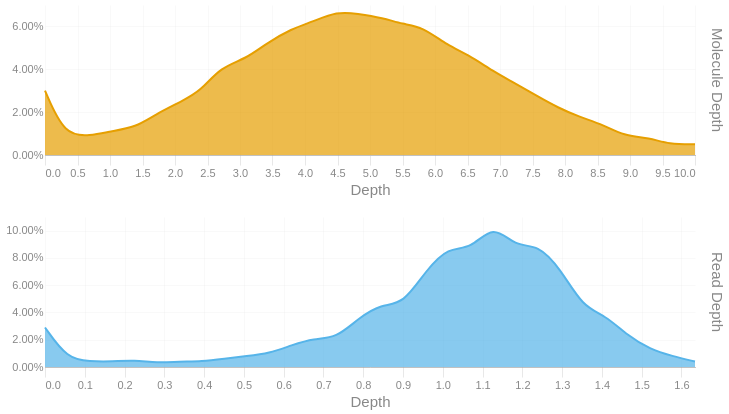

Here is the notebook cell this chart was saved with:
### Code cell
readdep = depth_hist(tb['Read Depth'], q99, 3)
readdep = readdep.with_columns(pl.lit('Read Depth').alias('Metric'))
if not SKIPLR:
    moldep = depth_hist(tb['Molecule Depth'], mol_q99, 1)
    moldep = moldep.with_columns(pl.lit('Molecule Depth').alias('Metric'))
    _hist = pl.concat([readdep, moldep])
    _hist = _hist.filter(pl.col('Proportion') != 0)
    with SafeRender(_hist):
        (
            alt.Chart(_hist)        
            .mark_area(interpolate = "basis")
            .encode(
                x=alt.X('Bin:Q').scale(domainMin=0).axis(alt.Axis(title='Depth')),
                y = alt.Y('Proportion:Q', title = None).axis(format = '.2%'),
                color = alt.Color('Metric:N').legend(None),
                row = alt.Row("Metric:N").header(title = None, labelOrient = 'right'),
                tooltip = [
                    alt.Tooltip("Metric:N", title = "Metric"),
                    alt.Tooltip('Interval:N', title = "Depth Interval"),
                    alt.Tooltip('Proportion:Q', title = "% Alignments").format('.2%')
                ]
            )
            .resolve_scale(x='independent', y='independent')
            .properties(
                height = 150, width = 650,
                usermeta={'embedOptions': {'downloadFileName': f'{samplename}.depth.hist'}}
            )
        ).display()
else:
    readdep = readdep.filter(pl.col('Proportion') != 0)
    with SafeRender(readdep):
        (
            alt.Chart(readdep)        
            .mark_area(interpolate = "basis")
            .encode(
                x=alt.X('Bin:Q').scale(domainMin=0).axis(alt.Axis(title='Depth')),
                y = alt.Y('Proportion:Q', title = None).axis(format = '.2%'),
                tooltip = [
                    alt.Tooltip('Interval:N', title = "Depth Interval"),
                    alt.Tooltip('Proportion:Q', title = "% Alignments").format('.2%')
                ]
            )
            .properties(
                usermeta={'embedOptions': {'downloadFileName': f'{samplename}.depth.hist'}}
            )
        ).display()

### Figure 1 — Vega-Lite specification as saved in the notebook (floating-point values rounded to 4 significant figures)
{"width": 650, "height": 150, "config": {"title": {"anchor": "start", "dy": -15, "fontSize": 18, "color": "#888888", "subtitleColor": "#888888", "subtitleFontSize": 14}, "arc": {"fill": "#0072B2"}, "axis": {"domainColor": "#888888", "domainWidth": 0.5, "gridWidth": 0.2, "grid": false, "titleFontWeight": 400, "titleFontSize": 15, "labelFontSize": 11, "labelColor": "#888888", "tickColor": "#888888", "tickWidth": 0.2, "titleColor": "#888888"}, "axisBand": {"grid": false}, "axisX": {"grid": true, "tickSize": 10, "domainCap": "round"}, "axisY": {"domain": false, "grid": true, "tickSize": 0, "domainCap": "round"}, "background": "transparent", "header": {"labelFontSize": 15, "labelColor": "#888888", "titleFontSize": 15, "titleFontWeight": 600, "titleColor": "#888888"}, "legend": {"labelFont": "sans-serif", "labelFontSize": 12, "labelColor": "#888888", "symbolSize": 100, "symbolType": "circle", "titleFontSize": 12, "titlePadding": 10, "titleColor": "#888888", "title": null}, "range": {"category": ["#E69F00", "#56B4E9", "#009E73", "#F0E442", "#0072B2", "#D55E00", "#CC79A7", "#000000"], "diverging": ["#cfe8f3", "#a2d4ec", "#73bfe2", "#46abdb", "#1696d2", "#12719e"]}, "area": {"fill": "#0072B2", "fillOpacity": 0.7, "line": true, "strokeOpacity": 0.7}, "line": {"color": "#0072B2", "stroke": "#0072B2", "strokeWidth": 2}, "trail": {"color": "#0072B2", "stroke": "#0072B2", "strokeWidth": 0, "size": 1}, "point": {"filled": true, "fillOpacity": 1.0, "size": 95}, "text": {"color": "#888888", "fontSize": 11, "align": "right", "fontWeight": 400, "size": 11}, "bar": {"fill": "#0072B2", "stroke": null}, "view": {"stroke": null, "continuousWidth": 660, "continuousHeight": 400}}, "data": {"name": "data-c7a9b077c720406d1c0d929ff71b67c7"}, "mark": {"type": "area", "interpolate": "basis"}, "encoding": {"color": {"field": "Metric", "legend": null, "type": "nominal"}, "row": {"field": "Metric", "header": {"title": null, "labelOrient": "right"}, "type": "nominal"}, "tooltip": [{"field": "Metric", "title": "Metric", "type": "nominal"}, {"field": "Interval", "title": "Depth Interval", "type": "nominal"}, {"field": "Proportion", "format": ".2%", "title": "% Alignments", "type": "quantitative"}], "x": {"axis": {"title": "Depth"}, "field": "Bin", "scale": {"domainMin": 0}, "type": "quantitative"}, "y": {"axis": {"format": ".2%"}, "field": "Proportion", "title": null, "type": "quantitative"}}, "resolve": {"scale": {"x": "independent", "y": "independent"}}, "usermeta": {"embedOptions": {"downloadFileName": "S1_Annapolis_9.depth.hist"}}, "$schema": "https://vega.github.io/schema/vega-lite/v6.1.0.json", "datasets": {"data-c7a9b077c720406d1c0d929ff71b67c7": [{"Bin": 0.0, "Interval": "0.0-0.056", "Proportion": 0.029, "Metric": "Read Depth"}, {"Bin": 0.056, "Interval": "0.056-0.113", "Proportion": 0.006, "Metric": "Read Depth"}, {"Bin": 0.113, "Interval": "0.113-0.169", "Proportion": 0.004, "Metric": "Read Depth"}, {"Bin": 0.169, "Interval": "0.169-0.225", "Proportion": 0.004, "Metric": "Read Depth"}, {"Bin": 0.225, "Interval": "0.225-0.282", "Proportion": 0.005, "Metric": "Read Depth"}, {"Bin": 0.282, "Interval": "0.282-0.338", "Proportion": 0.003, "Metric": "Read Depth"}, {"Bin": 0.338, "Interval": "0.338-0.394", "Proportion": 0.004, "Metric": "Read Depth"}, {"Bin": 0.394, "Interval": "0.394-0.451", "Proportion": 0.004, "Metric": "Read Depth"}, {"Bin": 0.451, "Interval": "0.451-0.507", "Proportion": 0.006, "Metric": "Read Depth"}, {"Bin": 0.507, "Interval": "0.507-0.563", "Proportion": 0.008, "Metric": "Read Depth"}, {"Bin": 0.563, "Interval": "0.563-0.62", "Proportion": 0.01, "Metric": "Read Depth"}, {"Bin": 0.62, "Interval": "0.62-0.676", "Proportion": 0.016, "Metric": "Read Depth"}, {"Bin": 0.676, "Interval": "0.676-0.732", "Proportion": 0.021, "Metric": "Read Depth"}, {"Bin": 0.732, "Interval": "0.732-0.789", "Proportion": 0.021, "Metric": "Read Depth"}, {"Bin": 0.789, "Interval": "0.789-0.845", "Proportion": 0.036, "Metric": "Read Depth"}, {"Bin": 0.845, "Interval": "0.845-0.901", "Proportion": 0.046, "Metric": "Read Depth"}, {"Bin": 0.901, "Interval": "0.901-0.958", "Proportion": 0.046, "Metric": "Read Depth"}, {"Bin": 0.958, "Interval": "0.958-1.014", "Proportion": 0.071, "Metric": "Read Depth"}, {"Bin": 1.014, "Interval": "1.014-1.07", "Proportion": 0.088, "Metric": "Read Depth"}, {"Bin": 1.07, "Interval": "1.07-1.127", "Proportion": 0.086, "Metric": "Read Depth"}, {"Bin": 1.127, "Interval": "1.127-1.183", "Proportion": 0.105, "Metric": "Read Depth"}, {"Bin": 1.183, "Interval": "1.183-1.239", "Proportion": 0.088, "Metric": "Read Depth"}, {"Bin": 1.239, "Interval": "1.239-1.296", "Proportion": 0.09, "Metric": "Read Depth"}, {"Bin": 1.296, "Interval": "1.296-1.352", "Proportion": 0.072, "Metric": "Read Depth"}, {"Bin": 1.352, "Interval": "1.352-1.408", "Proportion": 0.044, "Metric": "Read Depth"}, {"Bin": 1.408, "Interval": "1.408-1.465", "Proportion": 0.038, "Metric": "Read Depth"}, {"Bin": 1.465, "Interval": "1.465-1.521", "Proportion": 0.023, "Metric": "Read Depth"}, {"Bin": 1.521, "Interval": "1.521-1.577", "Proportion": 0.013, "Metric": "Read Depth"}, {"Bin": 1.577, "Interval": "1.577-1.634", "Proportion": 0.008, "Metric": "Read Depth"}, {"Bin": 1.634, "Interval": "1.634-1.69", "Proportion": 0.004, "Metric": "Read Depth"}, {"Bin": 0.0, "Interval": "0.0-0.3", "Proportion": 0.03, "Metric": "Molecule Depth"}, {"Bin": 0.3, "Interval": "0.3-0.7", "Proportion": 0.009, "Metric": "Molecule Depth"}, {"Bin": 0.7, "Interval": "0.7-1.0", "Proportion": 0.009, "Metric": "Molecule Depth"}, {"Bin": 1.0, "Interval": "1.0-1.4", "Proportion": 0.011, "Metric": "Molecule Depth"}, {"Bin": 1.4, "Interval": "1.4-1.7", "Proportion": 0.013, "Metric": "Molecule Depth"}, {"Bin": 1.7, "Interval": "1.7-2.1", "Proportion": 0.019, "Metric": "Molecule Depth"}, {"Bin": 2.1, "Interval": "2.1-2.4", "Proportion": 0.025, "Metric": "Molecule Depth"}, {"Bin": 2.4, "Interval": "2.4-2.7", "Proportion": 0.03, "Metric": "Molecule Depth"}, {"Bin": 2.7, "Interval": "2.7-3.1", "Proportion": 0.041, "Metric": "Molecule Depth"}, {"Bin": 3.1, "Interval": "3.1-3.4", "Proportion": 0.045, "Metric": "Molecule Depth"}, {"Bin": 3.4, "Interval": "3.4-3.8", "Proportion": 0.052, "Metric": "Molecule Depth"}, {"Bin": 3.8, "Interval": "3.8-4.1", "Proportion": 0.059, "Metric": "Molecule Depth"}, {"Bin": 4.1, "Interval": "4.1-4.5", "Proportion": 0.062, "Metric": "Molecule Depth"}, {"Bin": 4.5, "Interval": "4.5-4.8", "Proportion": 0.067, "Metric": "Molecule Depth"}, {"Bin": 4.8, "Interval": "4.8-5.2", "Proportion": 0.066, "Metric": "Molecule Depth"}, {"Bin": 5.2, "Interval": "5.2-5.5", "Proportion": 0.064, "Metric": "Molecule Depth"}, {"Bin": 5.5, "Interval": "5.5-5.8", "Proportion": 0.061, "Metric": "Molecule Depth"}, {"Bin": 5.8, "Interval": "5.8-6.2", "Proportion": 0.06, "Metric": "Molecule Depth"}, {"Bin": 6.2, "Interval": "6.2-6.5", "Proportion": 0.051, "Metric": "Molecule Depth"}, {"Bin": 6.5, "Interval": "6.5-6.9", "Proportion": 0.047, "Metric": "Molecule Depth"}, {"Bin": 6.9, "Interval": "6.9-7.2", "Proportion": 0.039, "Metric": "Molecule Depth"}, {"Bin": 7.2, "Interval": "7.2-7.6", "Proportion": 0.034, "Metric": "Molecule Depth"}, {"Bin": 7.6, "Interval": "7.6-7.9", "Proportion": 0.027, "Metric": "Molecule Depth"}, {"Bin": 7.9, "Interval": "7.9-8.2", "Proportion": 0.022, "Metric": "Molecule Depth"}, {"Bin": 8.2, "Interval": "8.2-8.6", "Proportion": 0.018, "Metric": "Molecule Depth"}, {"Bin": 8.6, "Interval": "8.6-8.9", "Proportion": 0.014, "Metric": "Molecule Depth"}, {"Bin": 8.9, "Interval": "8.9-9.3", "Proportion": 0.009, "Metric": "Molecule Depth"}, {"Bin": 9.3, "Interval": "9.3-9.6", "Proportion": 0.008, "Metric": "Molecule Depth"}, {"Bin": 9.6, "Interval": "9.6-10.0", "Proportion": 0.005, "Metric": "Molecule Depth"}, {"Bin": 10.0, "Interval": "10.0-10.31", "Proportion": 0.005, "Metric": "Molecule Depth"}]}}
